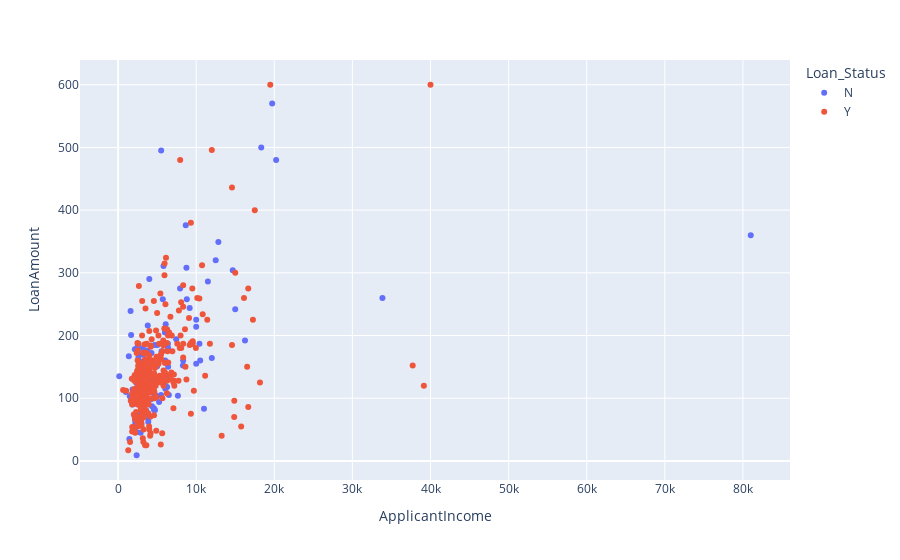

Notebook code for this chart:
### Code cell
fig2 = px.scatter(data, x='ApplicantIncome', y='LoanAmount', color='Loan_Status')
fig2.show()


# Relationship between Applicant Income and Loan Amount
# The scatter plot shows whether there is any correlation between Applicant Income and Loan Amount.
# It also shows how the loan status varies across different values of the variables.

### Figure 1 — Plotly figure (JSON) as saved in the notebook; plotly's stock layout.template omitted (floating-point values rounded to 4 significant figures; data arrays with more than 128 entries replaced by an {"elided": "..."} marker saying what was removed)
{"data": [{"hovertemplate": "Loan_Status=N<br>ApplicantIncome=%{x}<br>LoanAmount=%{y}<extra></extra>", "legendgroup": "N", "marker": {"color": "#636efa", "symbol": "circle"}, "mode": "markers", "name": "N", "orientation": "v", "showlegend": true, "type": "scatter", "x": {"elided": "148 int values"}, "xaxis": "x", "y": {"elided": "148 int values"}, "yaxis": "y"}, {"hovertemplate": "Loan_Status=Y<br>ApplicantIncome=%{x}<br>LoanAmount=%{y}<extra></extra>", "legendgroup": "Y", "marker": {"color": "#EF553B", "symbol": "circle"}, "mode": "markers", "name": "Y", "orientation": "v", "showlegend": true, "type": "scatter", "x": {"elided": "332 int values"}, "xaxis": "x", "y": {"elided": "332 int values"}, "yaxis": "y"}], "layout": {"legend": {"title": {"text": "Loan_Status"}, "tracegroupgap": 0}, "margin": {"t": 60}, "xaxis": {"anchor": "y", "domain": [0, 1], "title": {"text": "ApplicantIncome"}}, "yaxis": {"anchor": "x", "domain": [0, 1], "title": {"text": "LoanAmount"}}}}
